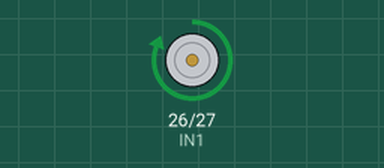
A program run on a simulated Raspberry Pi (BCM pin numbers). On the bench: motor-driver pin pairs drawn as motors (green arrow = first pin HIGH = forward, orange = second pin HIGH = backward, longer = more drive, scaled by the enable pin).

Above: at 1.0 s.
At 2.5 s:
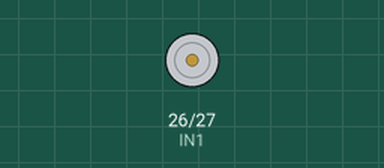
At 4.0 s:
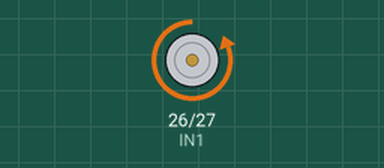
Timing chart, 0 to 7.8 s (numbered marks = the images above):
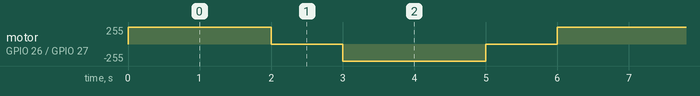

Measured:
- by itself, motor on GPIO 26 (IN1) / GPIO 27 (IN2): repeats every 6.0 s: stopped 1.0 s, backward 255/255 2.0 s, stopped 1.0 s, forward 255/255 2.0 s

The program:

Motor_Simple.py
```python
import RPi.GPIO as GPIO     # Importing RPi library to use the GPIO pins
import time
EN1 = 25           # Initializing the GPIO pin 25 for the enable 1
IN1 = 26           # Initializing the GPIO pin 26 for input 1 of the motor driver
IN2 = 27           # Initializing the GPIO pin 27 for input 2 of the motor driver

GPIO.setmode(GPIO.BCM)          # We are using the BCM pin numbering

GPIO.setup(EN1,GPIO.OUT)        ## Declaring as EN1 output pin
GPIO.setup(IN1,GPIO.OUT)        ## Declaring as IN1 output pin
GPIO.setup(IN2, GPIO.OUT)       ## Declaring as IN2 output pin


#clear GPIOs
def destroy():
    GPIO.output(25, False)
    GPIO.output(26, False)
    GPIO.output(27, False)
    GPIO.cleanup()

def Clockwise():
    GPIO.output(25, True)
    GPIO.output(26, True)
    GPIO.output(27, False)

def AntiClockwise():
    GPIO.output(25, True)
    GPIO.output(26, False)
    GPIO.output(27, True)

def Stop():
    GPIO.output(25, False)
    GPIO.output(26, False)
    GPIO.output(27, False)

if __name__ == '__main__':     # Program start from here
    try:
        while True:                    # Loop will run forever
            Clockwise()
            time.sleep(2)
            Stop()
            time.sleep(1)
            AntiClockwise()
            time.sleep(2)
            Stop()
            time.sleep(1)


    # If keyboard Interrupt (CTRL-C) is pressed
    except KeyboardInterrupt:

        destroy()


    
```
